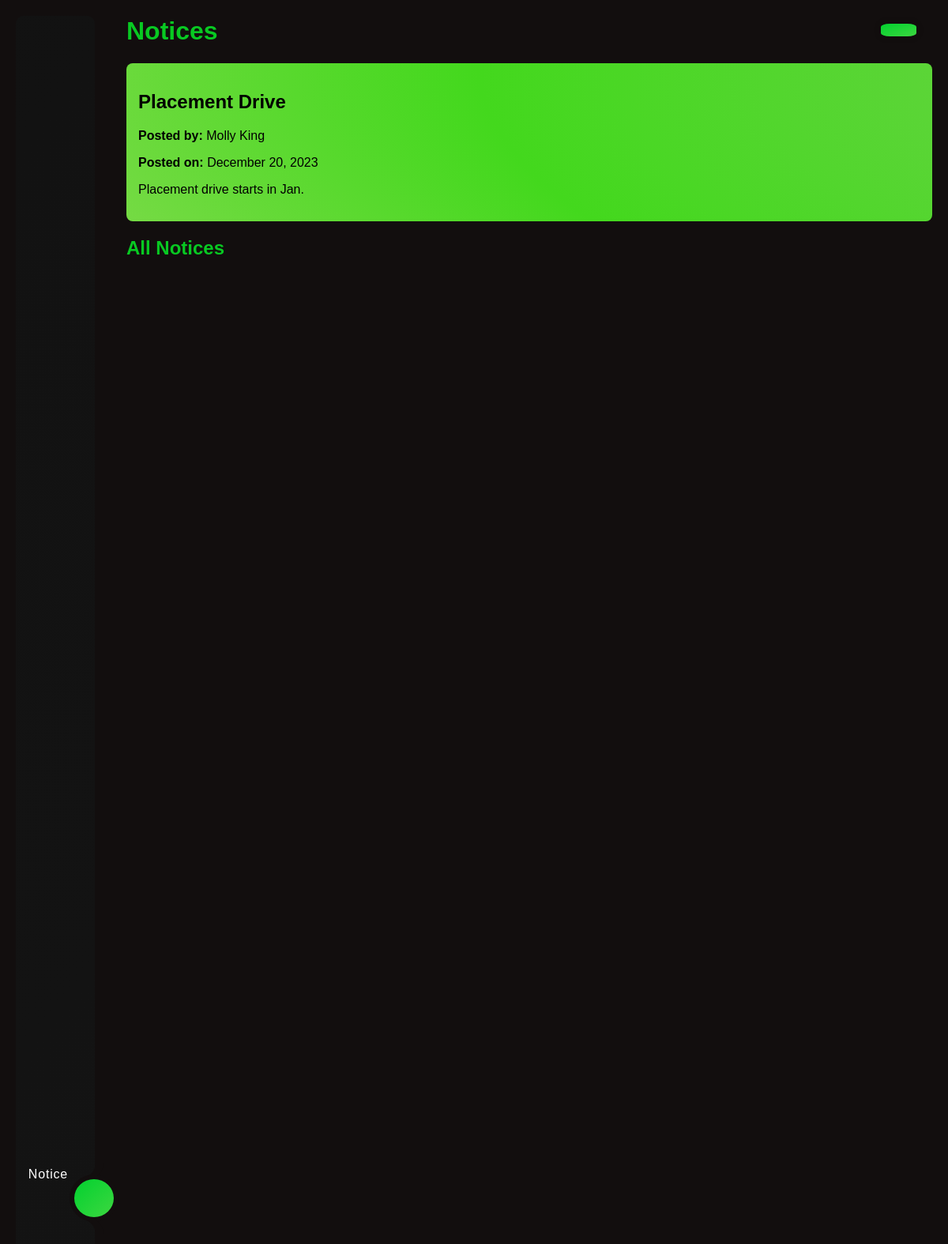
/PHP/Announcements.php?id=13 (signed in), run on the app's committed database.
### tables this page shows
CREATE TABLE `announcements` (
  `Announcement_ID` int(11) NOT NULL,
  `Title` varchar(100) NOT NULL,
  `Content` varchar(500) NOT NULL,
  `Posting_Date` date NOT NULL,
  `Author_ID` int(11) NOT NULL
);

CREATE TABLE `instructors` (
  `Instructor_ID` int(11) NOT NULL,
  `First_Name` varchar(50) NOT NULL,
  `Middle_Name` varchar(50) DEFAULT NULL,
  `Last_Name` varchar(50) NOT NULL,
  `Gender` enum('M','F','X') NOT NULL,
  `Contact_Info` varchar(150) DEFAULT NULL,
  `Profile_Picture` varchar(255) DEFAULT NULL,
  `Department_ID` int(11) DEFAULT NULL
);

### PHP/Announcements.php (the view, shortened to what this page needs)
<?php
include 'Connection.php';
$noticeID = isset($_GET['id']) ? (int) $_GET['id'] : null;
$noticeDetail = null;
if ($noticeID) {
    $sql = "SELECT a.Title, a.Content, a.Posting_Date, i.First_Name, i.Last_Name
            FROM Announcements a
            JOIN Instructors i ON a.Author_ID = i.Instructor_ID
            WHERE a.Announcement_ID = :notice_id";
    $stmt = $pdo->prepare($sql);
    $stmt->execute(['notice_id' => $noticeID]);
    $noticeDetail = $stmt->fetch(PDO::FETCH_ASSOC);
}
?>
<!DOCTYPE html>
<html lang="en">
<head>
    <link rel="stylesheet" href="../CSS/Preloader.css">
</head>
<body>
    <div class="container">
        <div class="navigation gradient-sidebar">
            <ul>
                <li class="list ">
                </li>
                <li class="list ">
                </li>
                <li class="list active">
                    <a href="../PHP/Announcements.php">
                        <span class="text">Notice</span>
                    </a>
                </li>
                <li class="list">
                </li>
                <div class="indicator gradient-bg"></div>
            </ul>
        </div>
        <div class="main-content">
            <header>
                <h1>Notices</h1>
            </header>
            <button class="toggle-switch gradient-bg" id="toggle-mode">
            </button>
            <div id="notice-details" class="notice-detail gradient-bg-hover" style="color: #000000;">
                <?php if ($noticeDetail): ?>
                    <h2 style="color: #000000;"><?= htmlspecialchars($noticeDetail['Title']); ?></h2>
                    <p><strong>Posted by:</strong> <?= htmlspecialchars($noticeDetail['First_Name'] . ' ' . $noticeDetail['Last_Name']); ?></p>
                    <p><strong>Posted on:</strong> <?= date('F j, Y', strtotime($noticeDetail['Posting_Date'])); ?></p>
                    <p><?= nl2br(htmlspecialchars($noticeDetail['Content'])); ?></p>
                <?php endif; ?>
            </div>
            <h2>All Notices</h2>
            <div class="scrollable">
                <div class="notices-wrapper">
                </div>
            </div>
        </div>
    </div>
</body>
</html>

### data on the page
announcements: Title "Placement Drive", Author_ID.Last_Name "Molly King", Posting_Date "December 20, 2023", Content "Placement drive starts in Jan."
